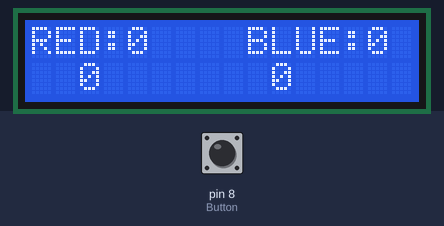
The sketch below on a simulated Arduino Uno, built with avr-gcc and run on an emulated ATmega328P. Parts: 16×2 character LCD. Inputs (shaded band) come from the test bench; at power-on: pin 8 (Button) HIGH. What the sketch prints to the serial monitor is not drawn.

Above: at 1.2 s.
1.3 s: pin 8 (Button) pulled LOW for 1 s
At 3.0 s:
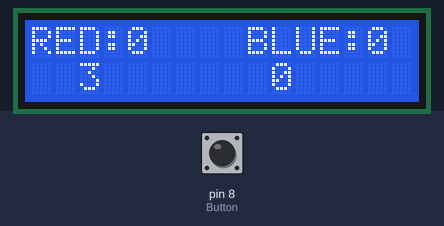
5.3 s: pin 8 (Button) pulled LOW for 0.15 s
At 5.8 s:
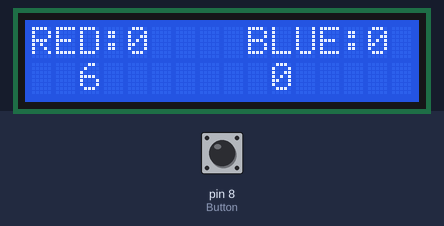
8.4 s: pin 8 (Button) pulsed LOW 2 times (0.12 s each, 0.3 s apart)
At 9.2 s:
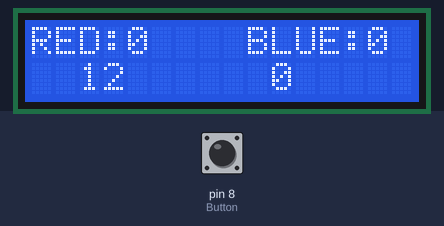
Timing chart, 0 to 11.4 s (numbered marks = the images above; inputs shaded):
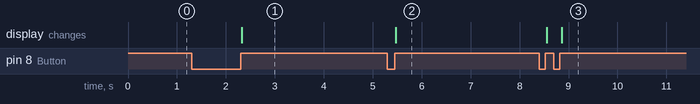

Measured:
- after the input at 1.3 s, the display: changes after 1.0 s (image 1)
- after the input at 5.3 s, the display: changes after 0.17 s (image 2)
- after the input at 8.4 s, the display: first changes after 0.15 s (image 3 shows a later state)

The sketch:

Bluetooth_Code_v2.ino
```cpp
/*
File:        Bluetooth_Code_v2.ino
Author:      Lukasz Janik
Date:        2025-03-26
Description:
  The code sets up a Bluetooth communication system where the state of a button controls the scores displayed on an LCD screen.
    Data is exchanged between the Bluetooth module and the Serial monitor, and the scores are updated accordingly.
Version:     2.0
*/

#include <SoftwareSerial.h>
#include <LiquidCrystal.h>

//Allows us to use other pins as RX and TX pins
SoftwareSerial Bluetooth(2, 3); //TX, RX

//Pins for LEDs and Button
#define Button 8

int buttonState = 0; //State of the button

// Score variables
int redScore = 0, blueScore = 0;
int totalRedScore = 0, totalBlueScore = 0;

// Round state variables
enum RoundState { ACTIVE, MANUAL, CONFIRM };
RoundState roundState = ACTIVE;

char sending = ' '; //Data sent via bluetooth
char receiving = ' '; //Data received via bluetooth

// Button States
bool R_state = false;
bool B_state = false;
bool zero_send = false;
bool zero_receive = false;


// LCD Initialization
LiquidCrystal lcd(12, 11, 7, 6, 5, 4);

void setup() {

  lcd.begin(16, 2);
  //PinModes for TX, RX, and Button
  pinMode(2, INPUT);
  pinMode(3, OUTPUT);
  pinMode(Button, INPUT);

  //Starts both Serial and Bluetooth communication
  Serial.begin(38400);
  Serial.println("\n Serial Print is Ready");
  Bluetooth.begin(38400);
  Serial.println("\n Bluetooth Started");

  updateLCD();
}

/*
Send/Recieve Scoring Library
--------------------------------------
 0 - Nothing is changed on scoreboard
 1 - Red Team Score + 3
 2 - Blue Team Score + 3

*/


void loop() {
  // put your main code here, to run repeatedly:

  // We listen to the bluetooth with this
  if (Bluetooth.available()){
    receiving = Bluetooth.read();
    Serial.write(receiving);
  }

  //What we use to read the button
  buttonState = digitalRead(Button);
  if (buttonState == LOW) {
    sending = '1';
    R_state = true;
  } else {
    sending = '0';
    zero_send = true;
  }

  //What we do with the Bluetooth data
  if (receiving == '1') {
    // Increase Score
    receiving = '0';
    B_state = true;
  }
  else if (receiving == '0') {
    // Do Nothing
    receiving = '0';
    zero_receive = true;
  }

  while (zero_send == true){
    if(R_state == true){
      redScore = redScore + 3;
    }

    R_state  = false;
    zero_send  = false;
  }

  while (zero_receive == true){
    if(B_state == true){
      blueScore = blueScore + 3;
    }

    B_state  = false;
    zero_receive  = false;
  }

  // We write to the bluetooth with this this
  if (Serial.available()){;}
    Serial.print(sending);
    Bluetooth.print(sending);

  //Cleans us serial monitor
  Serial.print("\n");
  delay(10);

  updateLCD();
}

// For LCD Screen
void updateLCD() {
    lcd.clear();
    lcd.setCursor(0, 0);
    lcd.print("RED:");
    lcd.setCursor(4, 0);
    lcd.print(totalRedScore);
    lcd.setCursor(9, 0);
    lcd.print("BLUE:");
    lcd.setCursor(14, 0);
    lcd.print(totalBlueScore);
    lcd.setCursor(2, 1);
    lcd.print((roundState == ACTIVE || roundState == MANUAL) ? redScore : 0);
    lcd.setCursor(10, 1);
    lcd.print((roundState == ACTIVE || roundState == MANUAL) ? blueScore : 0);
}
```
